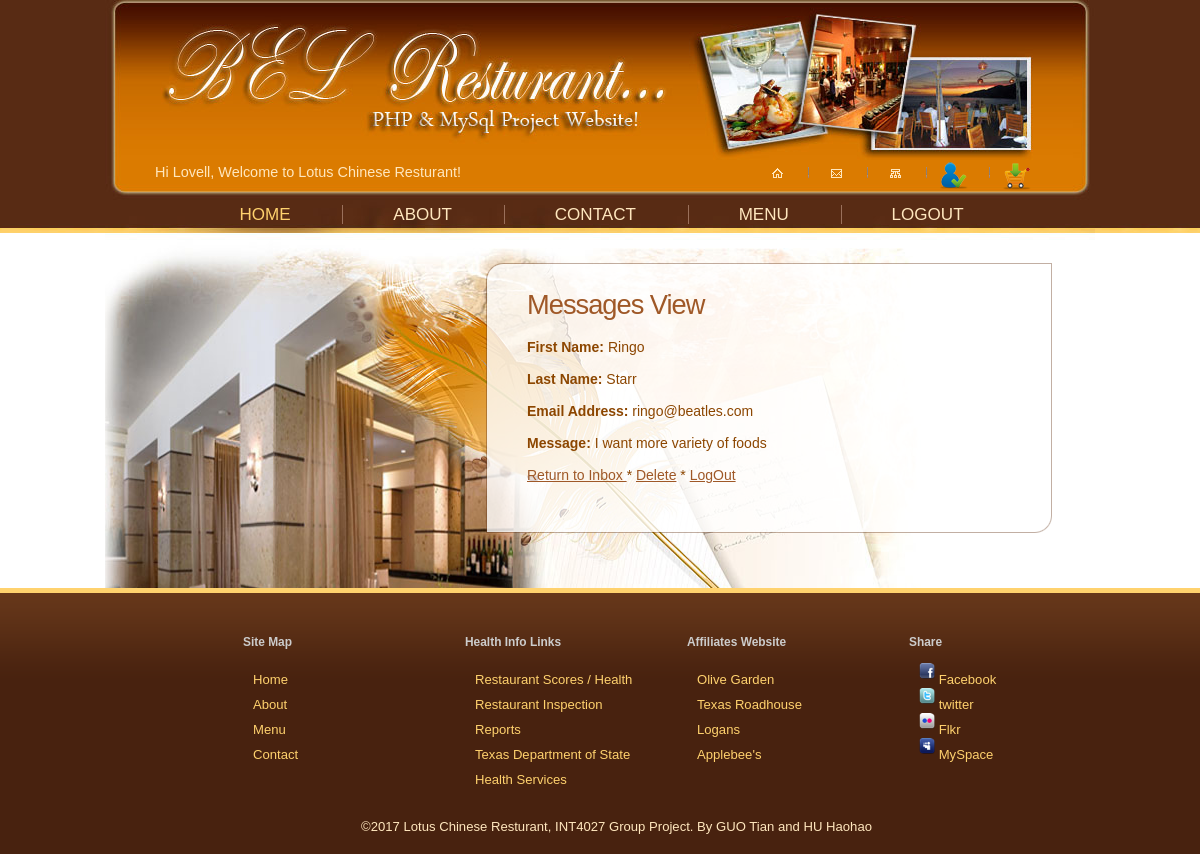
Screenshot of /view_message.php?id=4 (signed in) with the database file from the repository.
### tables this page shows
CREATE TABLE IF NOT EXISTS `contactus` (
  `contact_id` int(8) unsigned NOT NULL AUTO_INCREMENT,
  `first_name` varchar(20) NOT NULL,
  `last_name` varchar(40) NOT NULL,
  `email` varchar(80) NOT NULL,
  `message` varchar(360) NOT NULL,
  `date_created` datetime NOT NULL,
  PRIMARY KEY (`contact_id`)
);

### view_message.php (the view, shortened to what this page needs)
<?php
echo '<div id="content">
      <div class="container">
         <div class="inside">
            <div class="box alt">
            	<div class="left-top-corner">
               	<div class="right-top-corner">
                  	<div class="border-top"></div>
                  </div>
               </div>
               <div class="border-left">
               	<div class="border-right">
                  	<div class="inner">
                     	<div class="wrapper">
<h3>Messages View</h3>';
if ( (isset($_GET['id'])) && (is_numeric($_GET['id'])) ) {
	$id = $_GET['id'];
} elseif ( (isset($_POST['id'])) && (is_numeric($_POST['id'])) ) {
	$id = $_POST['id'];
} else {
	echo '<p class="error">This page has been accessed in error.</p>';
	include ('includes/footer.html');
	exit();
}
require_once ('../mysqli_connect.php');
$q = "SELECT first_name, last_name, email, message, contact_id FROM contactus WHERE contact_id=$id";
$r = @mysqli_query ($dbc, $q);
if (mysqli_num_rows($r) == 1) {
	$row = mysqli_fetch_array ($r, MYSQLI_ASSOC	);
	echo '<form action="delete_message.php" method="post">
<p><b>First Name:</b> ' . $row['first_name'] . '</p>
<p><b>Last Name:</b> ' . $row['last_name'] . ' </p>
<p><b>Email Address:</b> ' . $row['email'] . ' </p>
<p><b>Message:</b> ' . $row['message'] . '</p>
<div></div>
<p> <a href="messages.php"> Return to Inbox
</a> * <a href="delete_message.php?id=' . $row['contact_id'] . '">Delete</a> *
<a href="logout.php"> LogOut </a></p>
<input type="hidden" name="submitted" value="TRUE" />
<input type="hidden" name="id" value="' . $id . '" />
</form>';
} else {
	echo '<p class="error">This page has been accessed in error.</p>';
}
echo '                        	<dl class="special fright">
                           	</div>
                     </div>
                  </div>
               </div>
               <div class="left-bot-corner">
               	<div class="right-bot-corner">
                  	<div class="border-bot"></div>
                  </div>
               </div>
            </div>
 </div>
      </div>
   </div>
';
?>

### css/main.css (style rules this page uses)
* { margin:0; padding:0; }
html, body { height:100%; }
html { min-width:990px; }
body { background:url(../images/top-tail.jpg) center top repeat-x #48220f; font-family:Tahoma, Geneva, sans-serif; font-size:100%; line-height:.875em; color:#70635b; }
img { border:0; vertical-align:top; text-align:left; }
#header, #content, #footer { font-size:0.82em; position:relative; }
.wrapper { width:100%; overflow:hidden; }
.container { width:990px; margin:0 auto; }
p { margin-bottom:18px; font-size:14px; color:#8C4600 }
ul { list-style:none; }
ul li { padding-bottom:14px; }
a { color:#9f5827; outline:none; }
h3 { font-family:Verdana, Geneva, sans-serif; font-size:2.08em; line-height:1em; font-weight:normal; letter-spacing:-1px; color:#9f5827; margin-bottom:22px; }
h6 { font-size:.91em; }
.box { width:100%; }
.box.alt { margin-bottom:15px; }
.box .left-top-corner { background:url(../images/left-top-corner.png) no-repeat left top; padding-left:18px; }
.box .right-top-corner { background:url(../images/right-top-corner.png) no-repeat right top; padding-right:1px; }
.box .border-top { background:url(../images/border-top.png) left top repeat-x; height:18px; overflow:hidden; font-size:0; line-height:0; }
.box .border-left { background:url(../images/border-side.png) left top repeat-y; padding-left:1px; }
.box .border-right { background:url(../images/border-side.png) right top repeat-y; padding-right:1px; }
.box .left-bot-corner { background:url(../images/left-bot-corner.png) no-repeat left top; padding-left:1px; }
.box .right-bot-corner { background:url(../images/right-bot-corner.png) no-repeat right top; padding-right:18px; }
.box .border-bot { background:url(../images/border-bot.png) left top repeat-x; height:18px; overflow:hidden; font-size:0; line-height:0; }
.box .inner { padding:10px 40px 15px 40px; background:url(../images/box-bg.png) left top; }
#header { height:233px; background:url(../images/header-bg.jpg) no-repeat center top; }
#header .welcome-top { color:#ffe7be; font-size:1.1em; float:left; padding:165px 47px 20px 50px; }
#header .top-links { float:right; padding:160px 47px 0 0; }
#header .top-links li { color:#ffe7be; float:left; }
#header .top-links li a { background:url(../images/divider.gif) no-repeat left 8px; padding:0 15px 10px 12px; }
#header .top-links li a.first { background:none; }
#header .nav { text-align:center; font-family:Verdana, Geneva, sans-serif; font-size:1.3em; position:absolute; top:208px; width:990px; }
#header .nav li { display:inline; }
#header .nav li a { color:#ffe7be; text-decoration:none; text-transform:uppercase; border-left:1px solid #9a705b; padding:0 47px 0 50px; }
#header .nav li a.current { color:#ffd26e; }
#header .nav li a.first { border:none; }
#content { background:url(../images/content-bg.jpg) no-repeat center -1px #fff; width:100%; }
#content .inside { padding:30px 43px 40px 381px; }
#sidebar { clear: both; width: 900px; color: #CCCCCC; padding: 0 0 0 40px; }
#sidebar ul { margin: 0; padding: 0; list-style: none; }
#sidebar li { display: block; float: left; width: 187px; padding: 10px 10px 10px 25px; }
#sidebar li ul { line-height: 1.8em; }
#sidebar li li { display: list-item; background: url(/images/img07.gif) no-repeat left 50%; float: none; width: auto; padding: 0 0 0 10px; line-height: 25px; }
#sidebar a { text-decoration: none; color: #CCCCCC; }
#footer { color:#ffe7be; height:95px; background:url(../images/footer-bg.gif) left top repeat-x; }
#footer .indent { padding:37px 40px 20px 73px; }
#footer a { color:#ffd26e; }
#footer img { position:relative; top:-4px; }

### rows the page displays
contactus: first_name "Ringo", last_name "Starr", email "ringo@beatles.com", message "I want more variety of foods"
